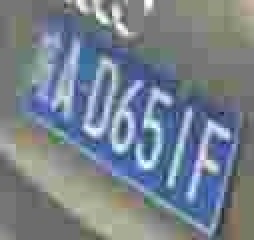
#> input picture plate-recognition/assets/err_missing.jpg, 127 x 120 px (shown 2 times larger)
$ python cv_baseline.py assets
#> lines starting #> are read from the running program, lines starting #| are printed output that depends on the picture; after the words box and inside, x2 and y2 are one past the last pixel; in counts of white or black regions, pixels touching at a corner belong together
### plate-recognition/prepare_data.py
"""
prepare_data.py —— 把 CCPD 数据集整理成两份训练数据

  1. 检测数据（给 YOLO 用）：plate/images/ 放原图，plate/labels/ 放同名标签 txt
  2. 识别数据（给 CRNN 用）：plate/rec/ 放裁好的车牌小图，rec/train.txt 等记录「图片路径<Tab>车牌号」

这个文件里的 parse_name、crop_plate、iou、save_result 后面几个脚本也会导入使用。
"""
import os
import re
import random
import shutil
from concurrent.futures import ThreadPoolExecutor

import cv2


# ==================================================
# 第一部分：设置（想改路径或数量，只改这里）
# ==================================================

CCPD_DIR = "/kaggle/input/datasets/binh234/ccpd-preprocess/CCPD2019"
SOURCE_DIR = f"{CCPD_DIR}/ccpd_base"
OUTPUT_DIR = "/kaggle/working/plate"
RESULT_FILE = "/kaggle/working/results.txt"

NUM_TRAIN = 8000         # 检测训练集
NUM_VAL = 1000           # 检测验证集
NUM_TEST = 1000          # 检测测试集
NUM_EXTRA_REC = 40000    # 额外给识别模型的图片（只裁车牌，不占多少空间）
NUM_THREADS = 16         # 同时读多少张图


# ==================================================
# 第二部分：车牌字符表
# 文件名里的车牌号是数字编号，要用这三张表翻译成汉字和字母
# ==================================================

# 第 1 位：省份
PROVINCES = ["皖", "沪", "津", "渝", "冀", "晋", "蒙", "辽", "吉", "黑", "苏", "浙",
             "京", "闽", "赣", "鲁", "豫", "鄂", "湘", "粤", "桂", "琼", "川", "贵",
             "云", "藏", "陕", "甘", "青", "宁", "新", "警", "学", "O"]

# 第 2 位：字母（车牌里没有 I 和 O，最后的 "O" 是占位符）
LETTERS = ["A", "B", "C", "D", "E", "F", "G", "H", "J", "K", "L", "M",
           "N", "P", "Q", "R", "S", "T", "U", "V", "W", "X", "Y", "Z", "O"]

# 第 3~7 位：字母或数字
LETTERS_AND_DIGITS = LETTERS[:-1] + ["0", "1", "2", "3", "4", "5", "6", "7", "8", "9", "O"]


# ==================================================
# 第三部分：工具函数
# ==================================================

def parse_name(filename):
    """
    从 CCPD 文件名中读出车牌框和车牌号。

    用 "-" 切开后：
        第 3 段 "352,516_448,547"      → 车牌框：左上角 (352, 516)，右下角 (448, 547)
        第 5 段 "0_0_22_10_26_29_24"   → 车牌号的 7 个字符编号

    返回：((left, top, right, bottom), "皖AYL250")
    """
    name = os.path.basename(filename)   # 去掉前面的文件夹路径
    name = name[:-4]                    # 去掉结尾的 ".jpg"
    parts = name.split("-")

    # --- 车牌框 ---
    # 不同版本的 CCPD 用不同符号分隔坐标（& _ ,），三种都当作分隔符
    box_numbers = re.split(r"[&_,]", parts[2])
    left, top, right, bottom = [int(n) for n in box_numbers]
    box = (left, top, right, bottom)

    # --- 车牌号 ---
    char_ids = [int(n) for n in parts[4].split("_")]
    province = PROVINCES[char_ids[0]]
    letter = LETTERS[char_ids[1]]
    rest = ""
    for char_id in char_ids[2:]:
        rest += LETTERS_AND_DIGITS[char_id]
    plate = province + letter + rest

    return box, plate


# [145 lines left out: functions box_to_yolo_label, crop_plate, iou, run_in_threads, save_result, split_files and 3 more, not called in this run]


# 直接运行这个文件时才执行 main()；被别的脚本 import 时不执行
# [2 lines that do not run on import are left out]

### plate-recognition/cv_baseline.py
"""
cv_baseline.py —— 传统方法定位车牌：蓝色区域 + 形态学闭运算 + 轮廓筛选
用法：python cv_baseline.py 图片文件夹
"""
import os
import sys

import cv2

from prepare_data import parse_name, iou, save_result


def locate(img):
    """返回找到的车牌框 (left, top, right, bottom)，找不到返回 None"""
    # 1. 找蓝色区域（CCPD 绝大多数是蓝牌）
    hsv = cv2.cvtColor(img, cv2.COLOR_BGR2HSV)
#> hsv: shape (120, 127, 3); mean H, S, V 73.8, 52.7, 146.2
#> img is the input picture: shape (120, 127, 3); mean B, G, R 140.9, 129.3, 118.7
    mask = cv2.inRange(hsv, (100, 80, 60), (130, 255, 255))
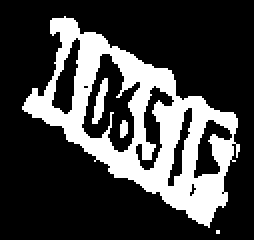
#> mask: shape (120, 127) (shown 2 times larger); 25.9% white; 4 white regions (1 under 20 px), largest, box (x1, y1, x2, y2) and area: (11, 8, 120, 114) 3817, (46, 39, 54, 62) 89, (60, 60, 64, 69) 30

    # 2. 闭运算：把字符之间的缝隙连起来，让整块车牌变成一个整体
    kernel = cv2.getStructuringElement(cv2.MORPH_RECT, (17, 5))
    mask = cv2.morphologyEx(mask, cv2.MORPH_CLOSE, kernel)
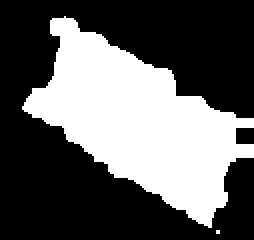
#> mask: shape (120, 127) (shown 2 times larger); 37.4% white; 2 white regions (1 under 20 px)

    # 3. 找轮廓，按车牌的长宽比和最小面积筛选，留下面积最大的
    contours, _ = cv2.findContours(mask, cv2.RETR_EXTERNAL, cv2.CHAIN_APPROX_SIMPLE)
#> contours = 2 contours, 1 with area under 20; largest, box (x1, y1, x2, y2) and area: (11, 8, 127, 114) 5516
    best = None
    for contour in contours:
        x, y, w, h = cv2.boundingRect(contour)
        looks_like_plate = 2 < w / h < 5.5 and w * h > 1500
        if looks_like_plate and (best is None or w * h > best[2] * best[3]):
            best = (x, y, w, h)
#> this loop made 2 passes
#> (contour, x, y, w, h, looks_like_plate) on pass 1: ([[108, 115], [108, 116], [109, 116], [109, 115]], 108, 115, 2, 2, False)
#> (x, y, w, h, looks_like_plate) on pass 2: (11, 8, 116, 106, False)

    if best is None:
        return None
    x, y, w, h = best
    return (x, y, x + w, y + h)


if __name__ == "__main__":
    test_dir = sys.argv[1] if len(sys.argv) > 1 else "/kaggle/working/plate/images/test"
    filenames = sorted(os.listdir(test_dir))

    located = 0
    for filename in filenames:
        pred_box = locate(cv2.imread(os.path.join(test_dir, filename)))
        true_box, _ = parse_name(filename)
#> (the run stopped early here; a loop or call above may not have finished)

$ run again, on plate-recognition/assets/err_province.jpg
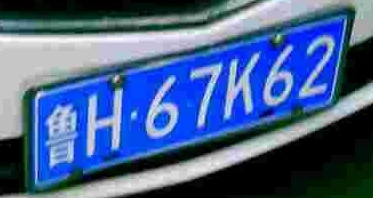
#> input picture plate-recognition/assets/err_province.jpg, 373 x 198 px
#> hsv: shape (198, 373, 3); mean H, S, V 80.7, 125.5, 144.1
#> in locate, img is the input picture: shape (198, 373, 3); mean B, G, R 141, 97.2, 71.8
#> in locate, `mask = cv2.inRange(hsv, (100, 80, 60), (130, 255, 255))`:
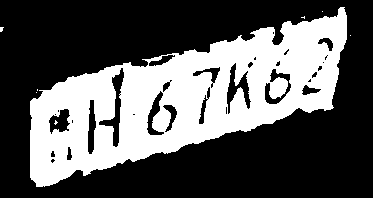
#> mask: shape (198, 373); 35.3% white; 8 white regions (7 under 20 px), largest, box (x1, y1, x2, y2) and area: (30, 7, 347, 187) 26027
#> in locate, `mask = cv2.morphologyEx(mask, cv2.MORPH_CLOSE, kernel)`:
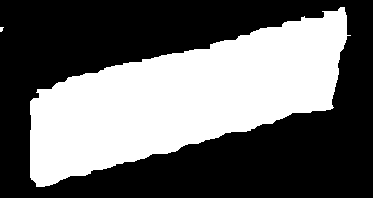
#> mask: shape (198, 373); 40.6% white; 2 white regions (1 under 20 px)
#> contours = 2 contours, 1 with area under 20; largest, box (x1, y1, x2, y2) and area: (30, 7, 351, 187) 29538
#> the loop in locate, `for contour in contours:` made 2 passes
#> (x, y, w, h, looks_like_plate) on passes 1 to 2: (0, 27, 4, 5, False), (30, 7, 321, 180, False)
